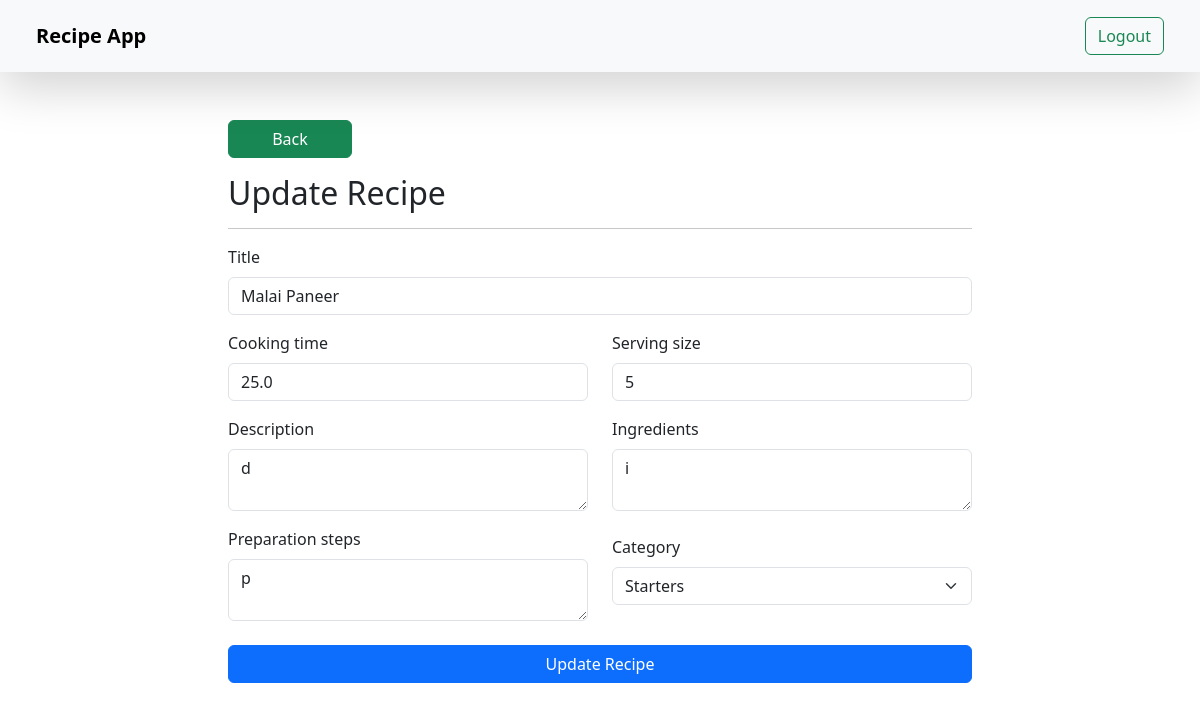
Screenshot of /update_recipe/13/ (signed in) with the database file from the repository.
### RecipeApplication/models.py (models this page shows)
class Recipe(models.Model):
    user = models.ForeignKey(
        User, on_delete=models.SET_NULL, null=True, blank=True)
    title = models.CharField(max_length=200)
    description = models.TextField()
    ingredients = models.TextField()
    preparation_steps = models.TextField()
    cooking_time = models.FloatField(default=0.0)
    serving_size = models.PositiveIntegerField(help_text='Number of servings')
    category = models.SmallIntegerField()

### RecipeApplication/views.py (the view, shortened to what this page needs)
# urls.py: path("update_recipe/<id>/", update_recipe, name='update_recipe'),
@login_required(login_url="/login/")
def update_recipe(request, id):
    queryset = Recipe.objects.get(id=id)
    print('category', queryset.category)
    context = {'recipe': queryset}
    return render(request, 'update_recipe.html', context)

### RecipeApplication/templates/update_recipe.html (shortened to what this page needs)
{% extends "base.html" %}
{% block start %}
<div class="container">
    <form class='col-8 mx-auto' method="post">
        <a href="/recipe_detail/" class="btn btn-success col-2 mb-3">Back</a>
        <h2>Update Recipe</h2>
        <hr>
        <div class="row">
            <div class="col-md-12 mb-3">
                <label for="title" class="form-label">Title</label>
                <input required name="title" type="text" class="form-control" id="title" value="{{recipe.title}}">
            </div>
            <div class="col-md-6 mb-3">
                <label for="cooking_time" class="form-label">Cooking time</label>
                <input required name="cooking_time" type="number" class="form-control" id="cooking_time" value="{{recipe.cooking_time}}">
              </div>
              <div class="col-md-6 mb-3">
                <label for="serving_size" class="form-label">Serving size</label>
                <input required name="serving_size" type="number" class="form-control" id="serving_size"  value="{{recipe.serving_size}}">
              </div>
              <div class="col-md-6 mb-3">
                  <label for="description" class="form-label">Description</label>
                  <textarea required name="description" type="text" class="form-control" id="description" >{{recipe.description}} </textarea>
              </div>
              <div class="col-md-6 mb-3">
                  <label for="ingredients" class="form-label">Ingredients</label>
                  <textarea required name="ingredients" type="text" class="form-control" id="ingredients" >{{recipe.ingredients}}</textarea>
              </div>
              <div class="col-md-6 mb-3">
                  <label for="preparation_steps" class="form-label">Preparation steps</label>
                  <textarea required name="preparation_steps" type="text" class="form-control" id="preparation_steps" >{{recipe.preparation_steps}}</textarea>
                </div>
                <div class="col-md-6 mb-3 mt-2">
                    <label for="category" class="form-label">Category</label>
                    <select name="category" id="category" class="form-select form-select-md mb-3" aria-label="Large select example" required>
                        <option {% if recipe.category == 1 %}selected{% endif %} value="1">Starters</option>
                      </select>
                </div>
                <div class="col-md-12 mb-3 mt-2">
                    <button type="submit" class="btn btn-primary col-md-12">Update Recipe</button>
                </div>
        </div>
    </form>
</div>
{% endblock%}

### rows the page displays
Recipe: title "Malai Paneer", cooking_time "25.0", serving_size "5", description "d", ingredients "i", preparation_steps "p", category "Starters"
